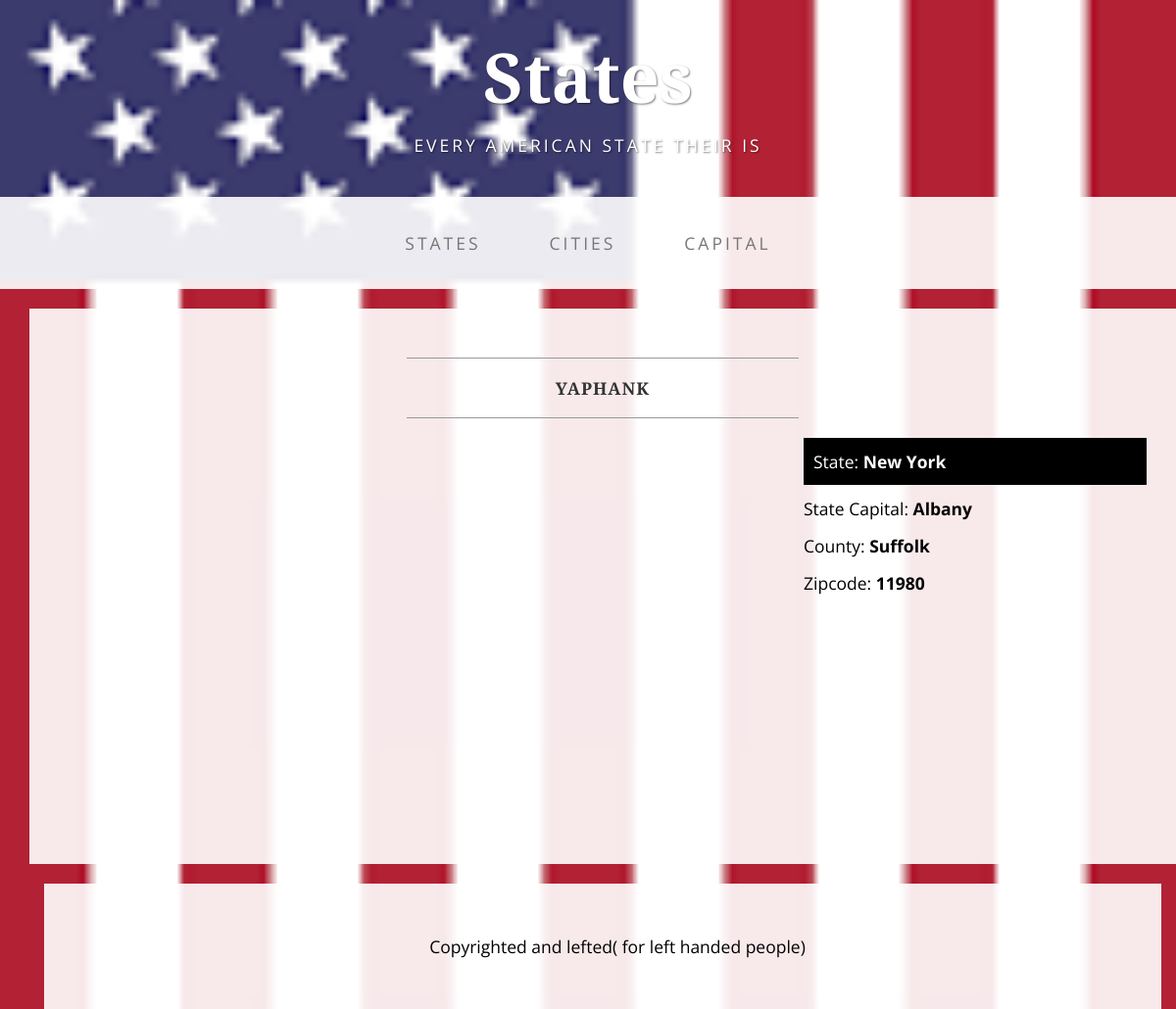
/city_detail/66821/, run on the app's committed database.
### app/models.py (models this page shows)
class City(models.Model):
    state = models.ForeignKey( "app.State", null=True)
    name = models.CharField( max_length=300, null=True, blank=True)
    longitude = models.FloatField( null=True, blank=True)
    latitude = models.FloatField( null=True,blank=True)
    zipcode = models.IntegerField(null=True,blank=True)
    county = models.CharField(max_length=300,null=True,blank=True)
    def __unicode__ (self):
        return '%s' % self.name

class State(models.Model):
    name = models.CharField(max_length=300, null=True, blank=True)
    abbreviation = models.CharField(max_length= 2, null=True, blank=True)
    def __unicode__(self):
        return '%s' % self.name

class StateCapital(models.Model):
    state = models.OneToOneField("app.State", null=True)
    name = models.CharField( max_length=300, null=True, blank=True)
    longitude = models.FloatField(null=True, blank=True)
    latitude = models.FloatField(null=True,blank=True)
    population = models.IntegerField(null=True, blank=True)
    def __unicode__ (self):
        return '%s' % self.name

### app/views.py (the view)
# urls.py: url(r'^city_detail/(?P<pk>\d+)/$', 'app.views.city_detail'),
def city_detail(request, pk):
    context = {}
    city = City.objects.get(pk=pk)
    context['city'] = city
    return render(request,'city_detail.html', context)

### app/templates/city_detail.html (shortened to what this page needs)
{% extends 'base.html'%}
{% load staticfiles %}
{% block content %}
            <div class="container">
                <div class="container">
            <div class="row">
                <div class="box">
                    <div class="col-lg-12">
                        <hr>
                        <h2 class="intro-text text-center">
                            <strong>{{city}}</strong>
                        </h2>
                        <hr>
                    </div>
                    <div class="col-md-8">
                    <iframe width="100%" height="400" frameborder="0" scrolling="no" marginheight="0" marginwidth="0" src="http://maps.google.com/maps?hl=en&amp;ie=UTF8&amp;ll={{ city.latitude }}, {{ city.longitude }}&amp;spn=56.506174,79.013672&amp;t=m&amp;z=7&amp;output=embed"></iframe>                </div>
                    <div class="col-md-4">
                       <a href="/state_detail/{{city.state.pk}}">
                        <p id="state-name">State:
                            <strong>{{city.state}}</strong>
                        </p>
                       </a>
                        <p>State Capital:
                            <strong>{{city.state.statecapital}}</strong>
                        <p>County:
                            <strong>{{city.county}}</strong>
                        <p>Zipcode:
                           <strong>{{city.zipcode}}</strong>
                </div>
            </div>
            </div>
{% endblock %}

### app/static/css/business-casual.css (style rules this page uses)
body { font-family: "Open Sans","Helvetica Neue",Helvetica,Arial,sans-serif; background: url('../img/bg.jpg') no-repeat center center fixed; -webkit-background-size: cover; -moz-background-size: cover; background-size: cover; -o-background-size: cover; }
h1, h2, h3, h4, h5, h6 { text-transform: uppercase; font-family: "Josefin Slab","Helvetica Neue",Helvetica,Arial,sans-serif; font-weight: 700; letter-spacing: 1px; }
p { font-size: 1.25em; line-height: 1.6; color: #000; }
hr { max-width: 400px; border-color: #999999; }
.box { margin-bottom: 20px; padding: 30px 15px; background: #fff; background: rgba(255,255,255,0.9); }
.intro-text { text-transform: uppercase; font-size: 1.25em; font-weight: 400; letter-spacing: 1px; }
@media screen and (min-width:1200px) { .box:after { content: ''; display: table; clear: both; } }

### app/templates/city_detail.html (style rules this page uses)
#state-name { background-color: #000; border:5px solid #000; padding: 5px; color:#fff ; }

### data on the page
City: name "YAPHANK", state "New York", state.statecapital "Albany", county "Suffolk", zipcode "11980"
